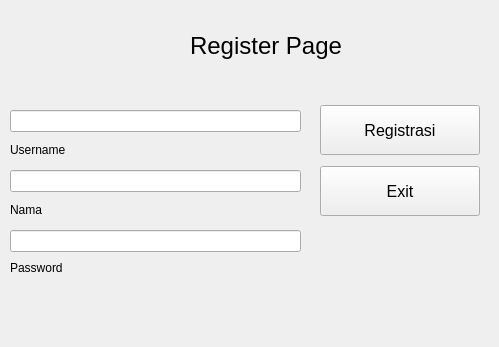
<?xml version="1.0" encoding="UTF-8"?>
<ui version="4.0">
 <class>Form</class>
 <widget class="QWidget" name="Form">
  <property name="geometry">
   <rect>
    <x>0</x>
    <y>0</y>
    <width>499</width>
    <height>347</height>
   </rect>
  </property>
  <property name="windowTitle">
   <string>Form</string>
  </property>
  <widget class="QWidget" name="verticalLayoutWidget">
   <property name="geometry">
    <rect>
     <x>10</x>
     <y>110</y>
     <width>291</width>
     <height>51</height>
    </rect>
   </property>
   <layout class="QVBoxLayout" name="verticalLayout">
    <item>
     <widget class="QLineEdit" name="edit_username"/>
    </item>
    <item>
     <widget class="QLabel" name="label_2">
      <property name="text">
       <string>Username</string>
      </property>
     </widget>
    </item>
   </layout>
  </widget>
  <widget class="QLabel" name="label">
   <property name="geometry">
    <rect>
     <x>190</x>
     <y>20</y>
     <width>151</width>
     <height>51</height>
    </rect>
   </property>
   <property name="font">
    <font>
     <pointsize>18</pointsize>
    </font>
   </property>
   <property name="text">
    <string>Register Page</string>
   </property>
  </widget>
  <widget class="QWidget" name="verticalLayoutWidget_3">
   <property name="geometry">
    <rect>
     <x>320</x>
     <y>100</y>
     <width>160</width>
     <height>121</height>
    </rect>
   </property>
   <layout class="QVBoxLayout" name="verticalLayout_9">
    <item>
     <widget class="QPushButton" name="btn_register">
      <property name="maximumSize">
       <size>
        <width>16777215</width>
        <height>50</height>
       </size>
      </property>
      <property name="font">
       <font>
        <pointsize>12</pointsize>
       </font>
      </property>
      <property name="text">
       <string>Registrasi</string>
      </property>
     </widget>
    </item>
    <item>
     <widget class="QPushButton" name="btn_exit">
      <property name="maximumSize">
       <size>
        <width>16777215</width>
        <height>50</height>
       </size>
      </property>
      <property name="font">
       <font>
        <pointsize>12</pointsize>
       </font>
      </property>
      <property name="text">
       <string>Exit</string>
      </property>
     </widget>
    </item>
   </layout>
  </widget>
  <widget class="QWidget" name="verticalLayoutWidget_2">
   <property name="geometry">
    <rect>
     <x>10</x>
     <y>230</y>
     <width>291</width>
     <height>48</height>
    </rect>
   </property>
   <layout class="QVBoxLayout" name="verticalLayout_3">
    <item>
     <widget class="QLineEdit" name="edit_password_2"/>
    </item>
    <item>
     <widget class="QLabel" name="label_password">
      <property name="text">
       <string>Password</string>
      </property>
     </widget>
    </item>
   </layout>
  </widget>
  <widget class="QWidget" name="verticalLayoutWidget_4">
   <property name="geometry">
    <rect>
     <x>10</x>
     <y>170</y>
     <width>291</width>
     <height>51</height>
    </rect>
   </property>
   <layout class="QVBoxLayout" name="verticalLayout_2">
    <item>
     <widget class="QLineEdit" name="edit_nama"/>
    </item>
    <item>
     <widget class="QLabel" name="label_3">
      <property name="text">
       <string>Nama</string>
      </property>
     </widget>
    </item>
   </layout>
  </widget>
 </widget>
 <resources/>
 <connections/>
</ui>
